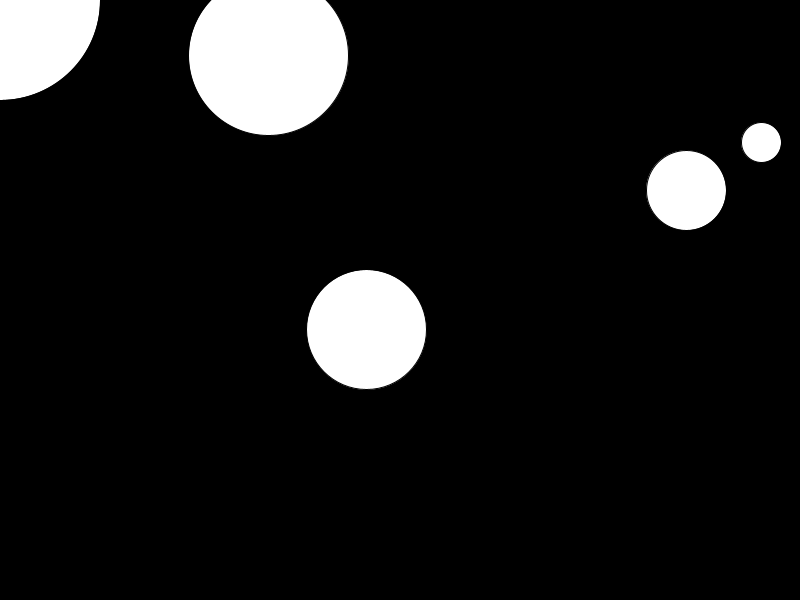
Frame 1 (no input)
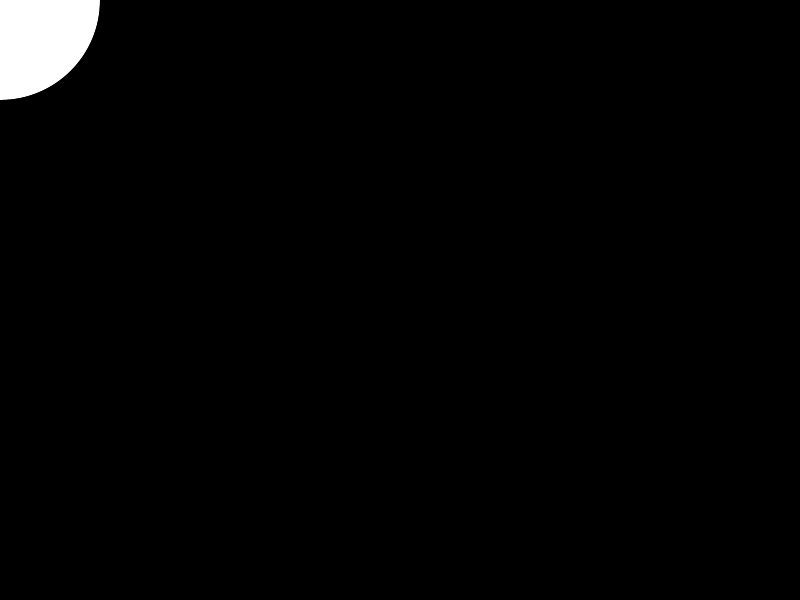
Frame 60 (the mouse pressed at the canvas centre just before this capture)
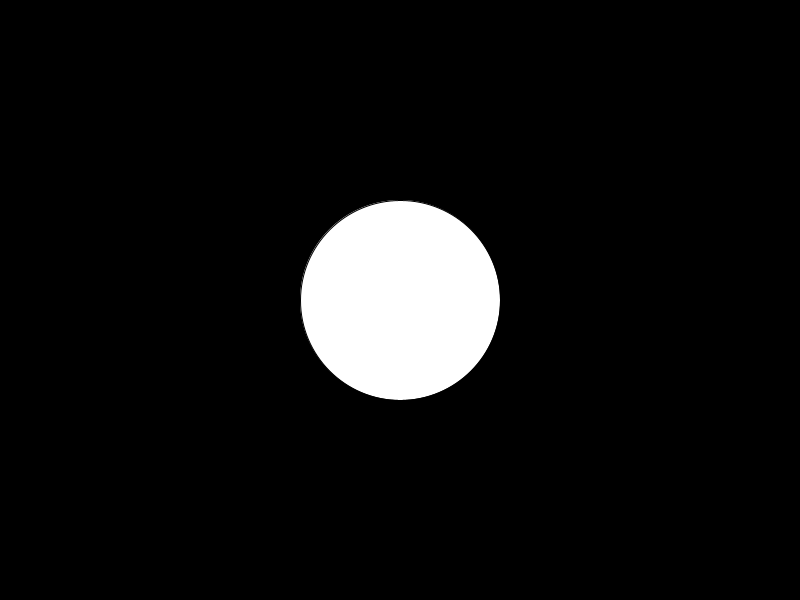
Frame 120 (the mouse held since frame 60 and released just before this capture)

The Processing sketch that drew these frames (run headless with seeded random() and noise(); from frame 60 on, the mouse is pressed at the canvas centre):

// Processing sketch: snake_press_1
// ── snake_press_1.pde
float [] x = new float[5];
float [] y = new float[5];

void setup() {
  size (800,600);
  
 for (int i=0; i<5; i++) {
  x[i] = random(width);
  y[i] = random(height);
 }
}

void draw () {
  background (0);
   x[0] = x[1];
   y[0] = y[1];
   
   x[1] = x[2];
   y[1] = y[2];

   x[2] = x[3];
   y[2] = y[3];

   x[3] = x[4];
   y[3] = y[4];

   x[4] = mouseX;
   y[4] = mouseY;
   
 for (int i=0; i<5; i++) {
  ellipse (x[i], y[i], i*40+40, i*40+40); 
 }
}

  void mousePressed () {
   redraw();
  } 
